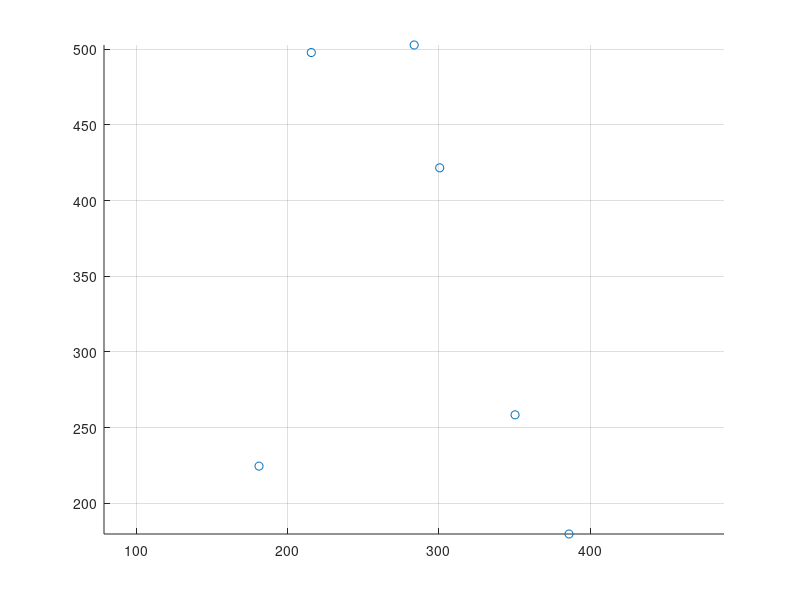

This chart was generated by the following MATLAB code: (Note: this script raises an error after producing the figure.)
% VP lab 2
% Daudt
% 10/03/16

clear all
close all
clc

%% Part 1

display('Part 1');

%% Step 1

au=557.0943; av=712.9824; u0=326.3819; v0=298.6679;
f=-80;
Tx=100; Ty=0; Tz=1500;
Phix=0.8*pi/2; Phiy=-1.8*pi/2; Phix1=pi/5;  % Euler XYX1
sx = 640; sy = 480;% Image size:640x480
display('Intrisnic and extrisnic parameters set');

%% Step 2

T_int = [au 0 u0 0;0 av v0 0;0 0 1 0];
R1 = [1 0 0 0;0 cos(Phix) -sin(Phix) 0;0 sin(Phix) cos(Phix) 0;0 0 0 1];
R2 = [cos(Phiy) 0 sin(Phiy) 0;0 1 0 0;-sin(Phiy) 0 cos(Phiy) 0;0 0 0 1];
R3 = [1 0 0 0;0 cos(Phix1) -sin(Phix1) 0;0 sin(Phix1) cos(Phix1) 0;0 0 0 1];
T_ext = R1*R2*R3;
R = T_ext(1:3,1:3); % For part 10
translation = [Tx;Ty;Tz];
T_ext(1:3,4) = translation;
T = T_int*T_ext;
T = T/T(end,end);
display('Intrisnic and extrisnic transformation matrices calculated');

%% Step 3

num_points = 6;
points = 960*rand(3,num_points)-480;
points(4,:) = ones(1,num_points);
display('Random points generated');
% scatter3(points(:,1),points(:,2),points(:,3));

%% Step 4

projections = T*points;
projections_sc = projections;
for i = 1:3
    projections_sc(i,:) = projections(i,:)./projections(3,:);
end
display('Projections calculated');

%% Step 5

figure;
scatter(projections(1,:),projections(2,:));
axis('equal');
grid on;
display('Projections displayed');

%% Step 6

A_hall = hall_cc(points,projections_sc);

%% Step 7

ratio_pure = A_hall./T

%% Step 8

projections_noisy = projections_sc;
for i = 1:num_points
    if rand() <= 0.95
        projections_noisy(:,i) = projections_noisy(:,i) + [(2*rand(2,1)-1);0];
    end
end

A_hall6 = hall_cc(points,projections_noisy);
ratio_noisy6 = A_hall6./T;

noisy_projections = A_hall6*points;
noisy_projections_sc = noisy_projections./[noisy_projections(3,:);noisy_projections(3,:);noisy_projections(3,:)];
proj_diff6 = projections_sc - noisy_projections_sc;
dist6 = sqrt(proj_diff6(1,:).^2+proj_diff6(2,:).^2);
mean_diff6 = mean(dist6)

%% Step 9 - 10 points

% Step 3
num_points = 10;
points10 = 960*rand(3,num_points)-480;
points10(4,:) = ones(1,num_points);

% Step 4
projections10 = T*points10;
projections_sc10 = projections10;
for i = 1:3
    projections_sc10(i,:) = projections10(i,:)./projections10(3,:);
end

% Step 8
projections_noisy10 = projections_sc10;
for i = 1:num_points
    if rand() <= 0.95
        projections_noisy10(:,i) = projections_noisy10(:,i) + [(2*rand(2,1)-1);0];
    end
end

A_hall10 = hall_cc(points10,projections_noisy10);
ratio_noisy10 = A_hall10./T;
noisy_projections = A_hall10*points10;
noisy_projections_sc10 = noisy_projections./[noisy_projections(3,:);noisy_projections(3,:);noisy_projections(3,:)];
proj_diff10 = projections_sc10 - noisy_projections_sc10;
dist10 = sqrt(proj_diff10(1,:).^2+proj_diff10(2,:).^2);
mean_diff10 = mean(dist10)

%% Step 9 - 50 points

% Step 3
num_points = 50;
points50 = 960*rand(3,num_points)-480;
points50(4,:) = ones(1,num_points);

% Step 4
projections50 = T*points50;
projections_sc50 = projections50;
for i = 1:3
    projections_sc50(i,:) = projections50(i,:)./projections50(3,:);
end

% Step 8
projections_noisy50 = projections_sc50;
for i = 1:num_points
    if rand() <= 0.95
        projections_noisy50(:,i) = projections_noisy50(:,i) + [(2*rand(2,1)-1);0];
    end
end

A_hall50 = hall_cc(points50,projections_noisy50);
ratio_noisy50 = A_hall50./T;
noisy_projections = A_hall50*points50;
noisy_projections_sc50 = noisy_projections./[noisy_projections(3,:);noisy_projections(3,:);noisy_projections(3,:)];
proj_diff50 = projections_sc50 - noisy_projections_sc50;
dist50 = sqrt(proj_diff50(1,:).^2+proj_diff50(2,:).^2);
mean_diff50 = mean(dist50)

%% Step 9 - 200 points

% Step 3
num_points = 200;
points200 = 960*rand(3,num_points)-480;
points200(4,:) = ones(1,num_points);

% Step 4
projections200 = T*points200;
projections_sc200 = projections200;
for i = 1:3
    projections_sc200(i,:) = projections200(i,:)./projections200(3,:);
end

% Step 8
projections_noisy200 = projections_sc200;
for i = 1:num_points
    if rand() <= 0.95
        projections_noisy200(:,i) = projections_noisy200(:,i) + [(2*rand(2,1)-1);0];
    end
end

A_hall200 = hall_cc(points200,projections_noisy200);
ratio_noisy50 = A_hall200./T;
noisy_projections = A_hall200*points200;
noisy_projections_sc200 = noisy_projections./[noisy_projections(3,:);noisy_projections(3,:);noisy_projections(3,:)];
proj_diff200 = projections_sc200 - noisy_projections_sc200;
dist200 = sqrt(proj_diff200(1,:).^2+proj_diff200(2,:).^2);
mean_diff200 = mean(dist200)


%% Part 2

display('Part 2');

%% Step 10

X = faugeras_cc(points,projections_sc);

intrinsics = faugeras_compute_intrinsics(X);
extrinsics = faugeras_compute_extrinsics(X);
faug_A = faugeras_compute_pm(X)

au_diff = au - intrinsics(1,1)
u0_diff = u0 - intrinsics(1,3)
av_diff = av - intrinsics(2,2)
v0_diff = v0 - intrinsics(2,3)

R_diff = extrinsics(1:3,1:3) - R
t_diff = extrinsics(1:3,4) - translation

%% Step 11 with [-1,1]

projections_noisy1 = projections_sc;
for i = 1:size(projections_sc,1)
    if rand() <= 0.95
        projections_noisy1(:,i) = projections_noisy1(:,i) + [(2*rand(2,1)-1);0];
    end
end

X1 = faugeras_cc(points,projections_noisy1);

intrinsics1 = faugeras_compute_intrinsics(X1);
extrinsics1 = faugeras_compute_extrinsics(X1);
faug_A1 = faugeras_compute_pm(X1)

au_diff1 = au - intrinsics1(1,1)
u0_diff1 = u0 - intrinsics1(1,3)
av_diff1 = av - intrinsics1(2,2)
v0_diff1 = v0 - intrinsics1(2,3)

R_diff1 = extrinsics1(1:3,1:3) - R
t_diff1 = extrinsics1(1:3,4) - translation

%% Step 11 with [-2,2]

projections_noisy2 = projections_sc;
for i = 1:size(projections_sc,1)
    if rand() <= 0.95
        projections_noisy2(:,i) = projections_noisy2(:,i) + [(4*rand(2,1)-2);0];
    end
end

X2 = faugeras_cc(points,projections_noisy2);

intrinsics2 = faugeras_compute_intrinsics(X2);
extrinsics2 = faugeras_compute_extrinsics(X2);
faug_A2 = faugeras_compute_pm(X2)

au_diff2 = au - intrinsics2(1,1)
u0_diff2 = u0 - intrinsics2(1,3)
av_diff2 = av - intrinsics2(2,2)
v0_diff2 = v0 - intrinsics2(2,3)

R_diff2 = extrinsics2(1:3,1:3) - R
t_diff2 = extrinsics2(1:3,4) - translation

%% Step 11 with [-3,3]

projections_noisy3 = projections_sc;
for i = 1:size(projections_sc,1)
    if rand() <= 0.95
        projections_noisy3(:,i) = projections_noisy3(:,i) + [(6*rand(2,1)-3);0];
    end
end

X3 = faugeras_cc(points,projections_noisy3);

intrinsics3 = faugeras_compute_intrinsics(X3);
extrinsics3 = faugeras_compute_extrinsics(X3);
faug_A3 = faugeras_compute_pm(X3)

au_diff3 = au - intrinsics3(1,1)
u0_diff3 = u0 - intrinsics3(1,3)
av_diff3 = av - intrinsics3(2,2)
v0_diff3 = v0 - intrinsics3(2,3)

R_diff3 = extrinsics3(1:3,1:3) - R
t_diff3 = extrinsics3(1:3,4) - translation

%% Part 3

display('Part 3');

%% Step 12

% scatter3(points(1,:),points(2,:),points(3,:),'rd','LineWidth',3);
% hold on;
%TODO: fix camera orientation
% plotCamera('Location',extrinsics(1:3,4)','Orientation',R,'AxesVisible',true);
cameraParams = cameraParameters;
showExtrinsics(cameraParams);
% for i = 1:size(points,2)
%     plot3([extrinsics(1,4) points(1,i)],[extrinsics(2,4) points(2,i)],[extrinsics(3,4) points(3,i)],'b');
% end
